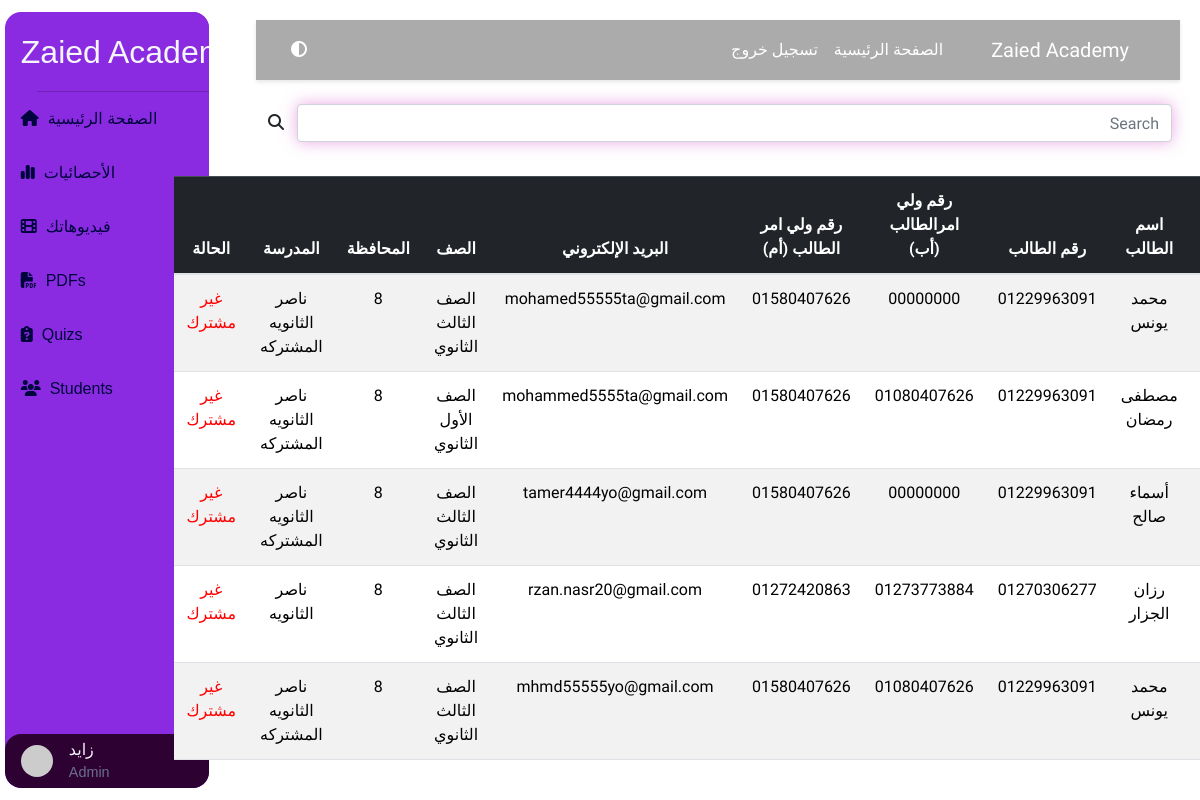
/student-teacher/ (signed in), run on an earlier commit of the app's database.
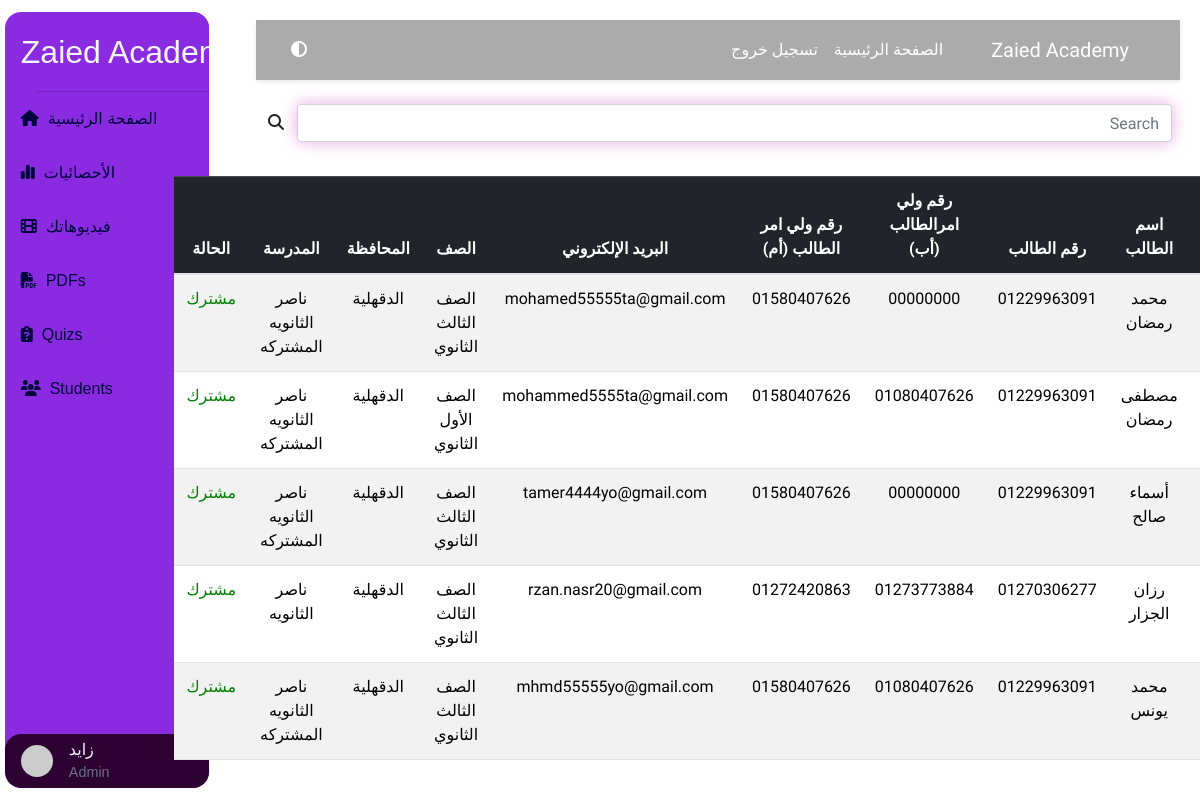
And on a later commit of the database.
### LP_app/models.py (models this page shows, shortened)
class Student(models.Model):
    user = models.OneToOneField(User, on_delete=models.CASCADE)
    first_name = models.CharField(max_length=255, null=True, blank=True)
    second_name = models.CharField(max_length=255, null=True, blank=True)
    third_name = models.CharField(max_length=255, null=True, blank=True)
    last_name = models.CharField(max_length=255, null=True, blank=True)
    phone_num = models.CharField(max_length=20, null=True, blank=True)
    dad_num = models.CharField(max_length=255, null=True, blank=True)
    mom_num = models.CharField(max_length=255, null=True, blank=True)
    school = models.CharField(max_length=255, null=True, blank=True)
    dad_job = models.CharField(max_length=255, null=True, blank=True)
    government = models.CharField(max_length=255, null=True, blank=True)
    alsaf = models.ForeignKey(Grade ,on_delete=models.CASCADE ,null=True, blank=True)
    photo = models.ImageField(upload_to='student_photos', null=True, blank=True)
    is_verified = models.BooleanField(default=False)
    subscription_active = models.BooleanField(default=False)
    subscription_expiry = models.DateTimeField(null=True, blank=True)

class Grade(models.Model):
    grade = models.CharField(max_length=50, null=True, blank=True)
    def __str__ (self):
        return self.grade

### LP_app/views.py (the view, shortened to what this page needs)
# urls.py: path('student-teacher/', views.student_teacher, name='student_teacher'),
def student_teacher(request):
    if request.user.is_anonymous:
        return redirect('landing')
    else:
        if request.user.is_staff :
            subscriped_students = Student.objects.all()
        else:
            messages.warning(request, "هذه الصفحة للمدرس فقط")
        context = {
            'students':subscriped_students,
        }
        return render(request, 'LP_app/student_teacher.html', context)

### LP_app/context_processor.py (called while the page is built)
def subscription_status(request):
    if request.user.is_authenticated:
        try:
            status = Subscription.objects.get(user=request.user)
        except Subscription.DoesNotExist:
            status = False
    else:
        status = False
    return {
        'status': status,
    }

### templates/LP_app/student_teacher.html (shortened to what this page needs)
{% extends 'base.html' %}
{% block dash %}
{% load static %}
<div class="main-content">
    {% include 'parts/sidepar.html' %}
    <nav class="navbar navbar-expand-lg navbar-dark shadow-5-strong" dir="rtl">
                <div class="container-fluid">
            <a class="navbar-brand" href="{% url 'home' %}">Zaied Academy</a>
            <div class="collapse navbar-collapse" id="navbarNav">
                <ul class="navbar-nav ms-auto mb-2 mb-lg-0">
                    {% if user.is_authenticated %}
                    <li class="nav-item">
                        <a class="nav-link active" aria-current="page" href="{% url 'home' %}" >الصفحة الرئيسية</a>
                    </li>
                    {% else %}
                    <li class="nav-item">
                        <a class="nav-link active" aria-current="page" href="{% url 'landing' %}" >الصفحة الرئيسية</a>
                    </li>
                    {% endif %}
                    {% if user.is_authenticated %}
                    <li class="nav-item">
                        <a class="nav-link active" aria-current="page" href="{% url 'logout' %}">تسجيل خروج</a>
                    </li>
                    {% endif %}
                </ul>
                <a id="theme-toggle"><i class="fas fa-adjust" onclick="toggleTheme()" style="color: white;"></i></a>
            </div>
        </div>
    </nav>
    <br>
    <div class="row justify-content-center">
        <div class="col-lg-12" id="searchbar">
            <form class="d-flex" role="search" method="GET" action="{% url 'student_teacher' %}">
                <input class="form-control me-2" name="search-bar" type="search" placeholder="Search" aria-label="Search" id="search" style="box-shadow:hsla(306, 60%, 68%, 0.666) 0 0 16px;">
                <div class="input-group-append">
                    <button class="btn btn-navbar" type="submit">
                    <i class="fas fa-search"></i>
                    </button>
            </form>
        </div>
    </div>
    <br><br><br>
    <table class="table table-striped table-hover main-content">
        <thead class="table-dark">
            <tr>
            <th scope="col">معرف الطالب</th>
            <th scope="col">اسم الطالب</th>
            <th scope="col">رقم الطالب</th>
            <th scope="col">رقم ولي امرالطالب (أب)</th>
            <th scope="col">رقم ولي امر الطالب (أم)</th>
            <th scope="col">البريد الإلكتروني</th>
            <th scope="col">الصف</th>
            <th scope="col">المحافظة</th>
            <th scope="col">المدرسة</th>
            <th scope="col">الحالة</th>
            </tr>
        </thead>
        <tbody>
            {% for student in students %}
            <tr>
<td>            <a href="{% url 'profile' student.user.id %}" style="color: brown;">{{student.user.id}}</a></td>
            <td>{{student.first_name}} {{student.last_name}}</td>
            <td>{{student.phone_num}}</td>
            <td>{{student.dad_num}}</td>
            <td>{{student.mom_num}}</td>
            <td>{{student.user.email}}</td>
            <td>{{student.alsaf}}</td>
            <td>{{student.government}}</td>
            <td>{{student.school}}</td>
            {% if student.subscription_active %}
            <td style="color: green;">مشترك</td>
            {% else %}
            <td style="color: red;">غير مشترك</td>
            {% endif %}
            {% endfor %}
            </tr>
        </tbody>
    </table>
</div>
{% endblock %}

### templates/base.html (shortened to what this page needs)
{% load static %}
<!DOCTYPE html>
<html lang="ar">
    <head>
        <link
        href="https://cdn.jsdelivr.net/npm/bootstrap@5.3.3/dist/css/bootstrap.min.css"
        rel="stylesheet"
        />
        <link
        rel="stylesheet"
        href="https://cdnjs.cloudflare.com/ajax/libs/font-awesome/5.15.4/css/all.min.css"
        />
        <link href="https://unpkg.com/cropperjs/dist/cropper.css" rel="stylesheet">
        <link rel="stylesheet" href="https://stackpath.bootstrapcdn.com/bootstrap/4.5.2/css/bootstrap.min.css">
        {% block landing %}
        <link
        rel="stylesheet"
        href="{% static 'css/style.css' %}"
        />
    {% block login %}
    </head>
    <body dir="rtl" class="light-theme">
        {% block dash %}{% endblock dash %}
    </body>
    {% endblock login %}
    {% endblock landing %}
</html>

### templates/parts/sidepar.html (shortened to what this page needs)
<div id="nav-bar" dir="ltr">
  <div id="nav-header"><a id="nav-title" href="{% url 'home' %}" target="_blank">Z</i>aied Academy</a>
    <hr/>
  </div>
  <div id="nav-content" dir="rtl">
    <div class="nav-button"><a href="{% url 'dashboard' %}"><i class="fa-solid fa-house"></i>&nbsp;&nbsp;<span class="main">الصفحة الرئيسية</a></span></div>
    <div class="nav-button"><a href="{% url 'stat_dashboard' %}"><i class="fa-solid fa-chart-simple"></i>&nbsp;&nbsp;<span class="main">الأحصائيات</a></span></div>
    <div class="nav-button"><a href="{% url 'teacher_video'  %}"><i class="fa-solid fa-film"></i>&nbsp;&nbsp;<span class="main">فيديوهاتك</a></span></div>
    <div class="nav-button"><a href="{% url 'teacher_pdf'  %}"><i class="fa-solid fa-file-pdf"></i>&nbsp;&nbsp;<span class="main">PDFs</a></span></div>
    <div class="nav-button"><a href="{% url 'teacher_quiz'  %}"><i class="fa-solid fa-clipboard-question"></i></i>&nbsp;&nbsp;<span class="main">Quizs</a></span></div>
    <div class="nav-button"><a href="{% url 'student_teacher'  %}"><i class="fa-solid fa-users"></i></i>&nbsp;&nbsp;<span class="main">Students</a></span></div>
  </div>
  <div id="nav-footer">
    <div id="nav-footer-heading">
      <div id="nav-footer-avatar"><img src="https://gravatar.com/avatar/4474ca42d303761c2901fa819c4f2547"/></div>
      <div id="nav-footer-titlebox"><a id="nav-footer-title" href="https://codepen.io/uahnbu/pens/public" target="_blank">زايد</a><span id="nav-footer-subtitle" style="color: #6d708c; font-size:0.9em;">Admin</span></div>
    </div>
  </div>
</div>

### static/css/style.css (style rules this page uses)
body { transition: background-color 0.3s, color 0.3s; font-family: "Almarai", sans-serif; padding: 10px; }
.navbar { background-color: rgba(58, 58, 58, 0.422) !important; position: fixed; top: 0; width: 100%; z-index: 1000; padding: 10px 20px; box-shadow: 0 2px 4px rgba(0, 0, 0, 0.1); font-family: "Almarai", sans-serif; }
body.light-theme { background-color: rgb(255, 255, 255); color: #000000; }
body { margin: 0; font-family: 'Arial', sans-serif; background-color: #ffffff; color: #333333; text-align: center; }
button { position: relative; padding: 10px 20px; border: none; border-radius: 50px; font-size: 2em; cursor: pointer; font-family: "Almarai", sans-serif; }
.main-content { width: 80%; transition: background-color 0.3s, color 0.3s; font-family: "Almarai", sans-serif; padding: 10px; position: relative; }
hr { border: 1px solid #E207FF; background-color: #c507ff; }

### templates/LP_app/student_teacher.html (style rules this page uses)
.navbar { background-color: rgba(58, 58, 58, 0.422) !important; position: relative; top: 0; width: 100%; z-index: 1000; padding: 10px 20px; box-shadow: 0 2px 4px rgba(0, 0, 0, 0.1); font-family: "Almarai", sans-serif; }

### templates/parts/sidepar.html (style rules this page uses)
:root { --background: #ffffff; --navbar-width: 256px; --navbar-width-min: 80px; --navbar-dark-primary: blueviolet; --navbar-dark-secondary: #2d0132; --navbar-light-primary: #f5f6fa; --navbar-light-secondary: #00053d; }
html, body { margin: 0; background: var(--background); }
#nav-bar { position: fixed; left: 0.4vw; bottom: 1vw; height: calc(100% - 2vw); background: var(--navbar-dark-primary); border-radius: 16px; display: flex; flex-direction: column; color: var(--navbar-light-primary); font-family: Verdana, Geneva, Tahoma, sans-serif; overflow: hidden; user-select: none; width: 17%; }
#nav-bar hr { margin: 0; position: relative; left: 16px; width: calc(100% - 32px); border: none; border-top: solid 1px var(--navbar-dark-secondary); }
#nav-bar a { color: inherit; text-decoration: inherit; }
#nav-header { position: relative; width: var(--navbar-width); left: 16px; width: calc(var(--navbar-width) - 16px); min-height: 80px; background: var(--navbar-dark-primary); border-radius: 16px; z-index: 2; display: flex; align-items: center; transition: width 0.2s; font-family: "Alegreya Sans SC" ,sans-serif; }
#nav-header hr { position: absolute; bottom: 0; }
#nav-title { font-size: 2rem; transition: opacity 1s; }
#nav-content { margin: -16px 0; padding: 16px 0; position: relative; flex: 1; width: var(--navbar-width); background: var(--navbar-dark-primary); box-shadow: 0 0 0 16px var(--navbar-dark-primary); direction: rtl; overflow-x: hidden; transition: width 0.2s; }
.nav-button { position: relative; margin-left: 16px; height: 54px; display: flex; align-items: center; color: var(--navbar-light-secondary); direction: ltr; cursor: pointer; z-index: 1; transition: color 0.2s; }
.nav-button span { transition: opacity 1s; }
#nav-footer { position: relative; width: var(--navbar-width); height: 54px; background: var(--navbar-dark-secondary); border-radius: 16px; display: flex; flex-direction: column; z-index: 2; transition: width 0.2s, height 0.2s; }
#nav-footer-heading { position: relative; width: 100%; height: 54px; display: flex; align-items: center; }
#nav-footer-avatar { position: relative; margin: 11px 0 11px 16px; left: 0; width: 32px; height: 32px; border-radius: 50%; overflow: hidden; transform: translate(0); transition: 0.2s; }
#nav-footer-avatar img { height: 100%; }
#nav-footer-titlebox { position: relative; margin-left: 16px; width: 10px; display: flex; flex-direction: column; transition: opacity 1s; }
#nav-footer-subtitle { color: var(--navbar-light-secondary); font-size: 0.6rem; }

What changed in the data, as far as the page shows it:
changed Student "mohamed55555ta@gmail.com": last_name "يونس" → "رمضان"; government "8" → "الدقهلية"; subscription_active "غير مشترك" → "مشترك"
changed Student "مصطفى": government "8" → "الدقهلية"; subscription_active "غير مشترك" → "مشترك"
changed Student "أسماء": government "8" → "الدقهلية"; subscription_active "غير مشترك" → "مشترك"
changed Student "رزان": government "8" → "الدقهلية"; subscription_active "غير مشترك" → "مشترك"
changed Student "يونس": government "8" → "الدقهلية"; subscription_active "غير مشترك" → "مشترك"
